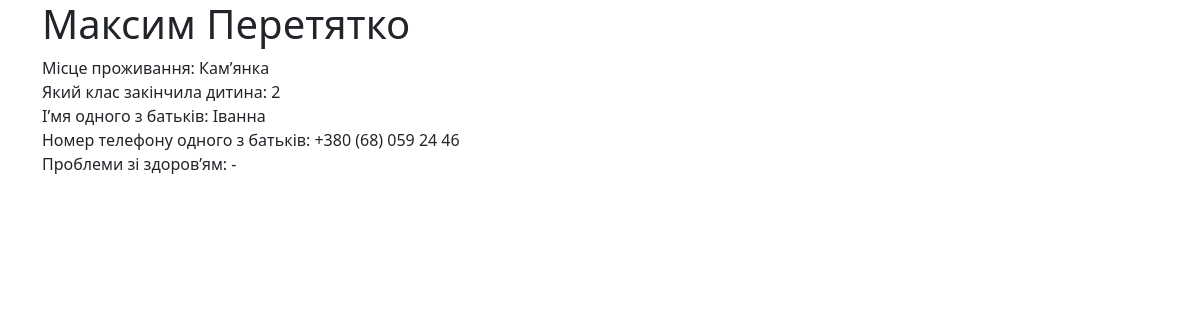
Screenshot of /child/1 with the database file from the repository.
### recorder/models.py (models this page shows, shortened)
class Child(models.Model):
	first_name = models.CharField(max_length=200)
	last_name = models.CharField(max_length=200)
	village = models.CharField(max_length=200)
	ended_class = models.CharField(max_length=200)
	parent_name = models.CharField(max_length=200)
	parent_phone_number = models.CharField(max_length=200)
	health_problems = models.CharField(max_length=1500)

### recorder/views.py (the view)
# urls.py: path('child/<int:child_id>', views.child, name='child'),
def child(request, child_id):
	child = Child.objects.get(id=child_id)
	return render(request, 'recorder/child.html', {"child": child})

### recorder/templates/recorder/child.html (shortened to what this page needs)
{% extends "base.html" %}
{% block content %}
	<h1>{{ child.first_name }} {{ child.last_name }}</h1>
	<p>
		Місце проживання: {{ child.village }}<br>
		Який клас закінчила дитина: {{ child.ended_class }}<br>
		Іʼмя одного з батьків: {{ child.parent_name }}<br>
		Номер телефону одного з батьків: {{ child.parent_phone_number }}<br>
		Проблеми зі здоровʼям: {{ child.health_problems }}<br>
	</p>
{% endblock %}

### rows the page displays
Child: village "Кам’янка", ended_class "2", parent_name "Іванна", parent_phone_number "+380 (68) 059 24 46", health_problems "-"
